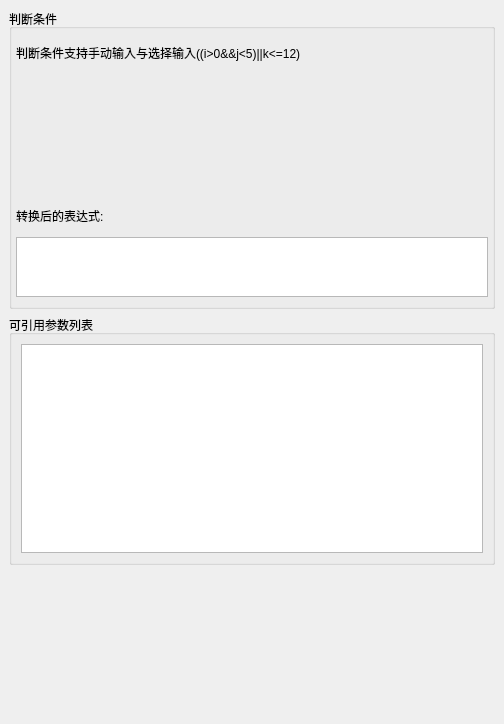
<?xml version="1.0" encoding="UTF-8"?>
<ui version="4.0">
 <class>MyConditionSetting</class>
 <widget class="QDialog" name="MyConditionSetting">
  <property name="geometry">
   <rect>
    <x>0</x>
    <y>0</y>
    <width>504</width>
    <height>724</height>
   </rect>
  </property>
  <property name="windowTitle">
   <string>Dialog</string>
  </property>
  <layout class="QVBoxLayout" name="verticalLayout">
   <property name="margin">
    <number>0</number>
   </property>
   <item>
    <widget class="QWidget" name="widget" native="true">
     <layout class="QVBoxLayout" name="verticalLayout_3">
      <item>
       <widget class="QGroupBox" name="groupBox">
        <property name="minimumSize">
         <size>
          <width>0</width>
          <height>300</height>
         </size>
        </property>
        <property name="maximumSize">
         <size>
          <width>16777215</width>
          <height>300</height>
         </size>
        </property>
        <property name="title">
         <string>判断条件</string>
        </property>
        <layout class="QVBoxLayout" name="verticalLayout_2">
         <property name="leftMargin">
          <number>4</number>
         </property>
         <property name="rightMargin">
          <number>4</number>
         </property>
         <item>
          <widget class="QLabel" name="label">
           <property name="minimumSize">
            <size>
             <width>0</width>
             <height>30</height>
            </size>
           </property>
           <property name="text">
            <string>判断条件支持手动输入与选择输入((i&gt;0&amp;&amp;j&lt;5)||k&lt;=12)</string>
           </property>
          </widget>
         </item>
         <item>
          <widget class="QWidget" name="widget_3" native="true">
           <property name="sizePolicy">
            <sizepolicy hsizetype="Preferred" vsizetype="Expanding">
             <horstretch>0</horstretch>
             <verstretch>0</verstretch>
            </sizepolicy>
           </property>
          </widget>
         </item>
         <item>
          <widget class="QLabel" name="label_2">
           <property name="minimumSize">
            <size>
             <width>0</width>
             <height>30</height>
            </size>
           </property>
           <property name="text">
            <string>转换后的表达式:</string>
           </property>
          </widget>
         </item>
         <item>
          <widget class="QPlainTextEdit" name="switchExpress">
           <property name="maximumSize">
            <size>
             <width>16777215</width>
             <height>60</height>
            </size>
           </property>
          </widget>
         </item>
        </layout>
       </widget>
      </item>
      <item>
       <widget class="QGroupBox" name="groupBox_2">
        <property name="minimumSize">
         <size>
          <width>0</width>
          <height>250</height>
         </size>
        </property>
        <property name="title">
         <string>可引用参数列表</string>
        </property>
        <layout class="QHBoxLayout" name="horizontalLayout">
         <item>
          <widget class="QListWidget" name="quoteList"/>
         </item>
        </layout>
       </widget>
      </item>
      <item>
       <spacer name="verticalSpacer">
        <property name="orientation">
         <enum>Qt::Vertical</enum>
        </property>
        <property name="sizeHint" stdset="0">
         <size>
          <width>20</width>
          <height>397</height>
         </size>
        </property>
       </spacer>
      </item>
      <item>
       <widget class="QWidget" name="widget_2" native="true">
        <property name="minimumSize">
         <size>
          <width>0</width>
          <height>31</height>
         </size>
        </property>
       </widget>
      </item>
     </layout>
    </widget>
   </item>
  </layout>
 </widget>
 <resources/>
 <connections/>
</ui>
